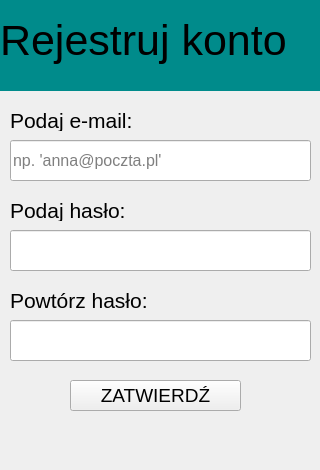
<?xml version="1.0" encoding="UTF-8"?>
<ui version="4.0">
 <class>MainWindow</class>
 <widget class="QMainWindow" name="MainWindow">
  <property name="geometry">
   <rect>
    <x>0</x>
    <y>0</y>
    <width>320</width>
    <height>470</height>
   </rect>
  </property>
  <property name="windowTitle">
   <string>MainWindow</string>
  </property>
  <property name="styleSheet">
   <string notr="true">background-color: dark</string>
  </property>
  <widget class="QWidget" name="centralwidget">
   <widget class="QLabel" name="label">
    <property name="geometry">
     <rect>
      <x>0</x>
      <y>-10</y>
      <width>801</width>
      <height>101</height>
     </rect>
    </property>
    <property name="font">
     <font>
      <pointsize>32</pointsize>
     </font>
    </property>
    <property name="styleSheet">
     <string notr="true">background-color: darkcyan</string>
    </property>
    <property name="text">
     <string>Rejestruj konto</string>
    </property>
   </widget>
   <widget class="QLabel" name="label_2">
    <property name="geometry">
     <rect>
      <x>10</x>
      <y>110</y>
      <width>141</width>
      <height>21</height>
     </rect>
    </property>
    <property name="font">
     <font>
      <pointsize>16</pointsize>
     </font>
    </property>
    <property name="text">
     <string>Podaj e-mail:</string>
    </property>
   </widget>
   <widget class="QLineEdit" name="email">
    <property name="geometry">
     <rect>
      <x>10</x>
      <y>140</y>
      <width>301</width>
      <height>41</height>
     </rect>
    </property>
    <property name="font">
     <font>
      <pointsize>12</pointsize>
     </font>
    </property>
    <property name="placeholderText">
     <string>np. 'anna@poczta.pl'</string>
    </property>
   </widget>
   <widget class="QLabel" name="label_3">
    <property name="geometry">
     <rect>
      <x>10</x>
      <y>290</y>
      <width>141</width>
      <height>21</height>
     </rect>
    </property>
    <property name="font">
     <font>
      <pointsize>16</pointsize>
     </font>
    </property>
    <property name="text">
     <string>Powtórz hasło:</string>
    </property>
   </widget>
   <widget class="QLineEdit" name="pass2">
    <property name="geometry">
     <rect>
      <x>10</x>
      <y>320</y>
      <width>301</width>
      <height>41</height>
     </rect>
    </property>
    <property name="font">
     <font>
      <pointsize>12</pointsize>
     </font>
    </property>
    <property name="echoMode">
     <enum>QLineEdit::Password</enum>
    </property>
   </widget>
   <widget class="QLabel" name="label_4">
    <property name="geometry">
     <rect>
      <x>10</x>
      <y>200</y>
      <width>141</width>
      <height>21</height>
     </rect>
    </property>
    <property name="font">
     <font>
      <pointsize>16</pointsize>
     </font>
    </property>
    <property name="text">
     <string>Podaj hasło:</string>
    </property>
   </widget>
   <widget class="QLineEdit" name="pass1">
    <property name="geometry">
     <rect>
      <x>10</x>
      <y>230</y>
      <width>301</width>
      <height>41</height>
     </rect>
    </property>
    <property name="font">
     <font>
      <pointsize>12</pointsize>
     </font>
    </property>
    <property name="echoMode">
     <enum>QLineEdit::Password</enum>
    </property>
   </widget>
   <widget class="QPushButton" name="enter">
    <property name="geometry">
     <rect>
      <x>70</x>
      <y>380</y>
      <width>171</width>
      <height>31</height>
     </rect>
    </property>
    <property name="font">
     <font>
      <pointsize>14</pointsize>
     </font>
    </property>
    <property name="text">
     <string>ZATWIERDŹ</string>
    </property>
   </widget>
   <widget class="QLabel" name="out">
    <property name="geometry">
     <rect>
      <x>50</x>
      <y>420</y>
      <width>211</width>
      <height>41</height>
     </rect>
    </property>
    <property name="font">
     <font>
      <pointsize>16</pointsize>
     </font>
    </property>
    <property name="text">
     <string/>
    </property>
    <property name="alignment">
     <set>Qt::AlignCenter</set>
    </property>
   </widget>
  </widget>
 </widget>
 <resources/>
 <connections/>
</ui>
